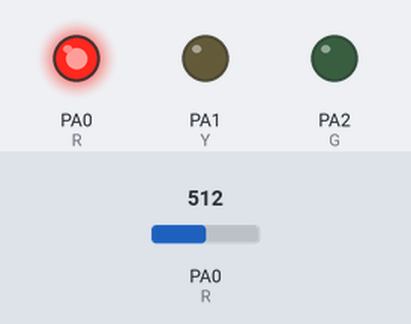
Recording of a sketch running on a simulated STM32 Blue Pill. On the bench: output pins drawn as LEDs (lit = HIGH). The inputs (shaded band) are chosen by the test bench; at power-on: PA0 (R) = 512. What the sketch prints to the serial monitor is not drawn.

Above: at 4.8 s.
4.9 s: PA0 (R) set to 543
At 8.8 s:
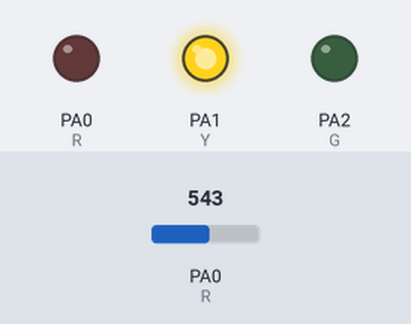
9.5 s: PA0 (R) set to 905
12.5 s: PA0 (R) set to 935
At 15.3 s:
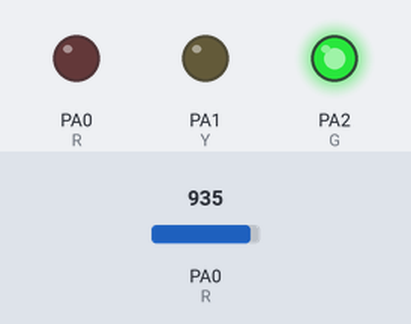
16.5 s: PA0 (R) set to 900
At 19.6 s:
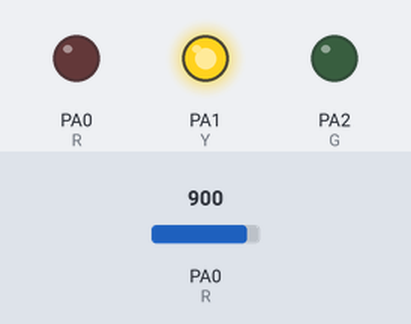
20.5 s: PA0 (R) set to 1023
At 23.1 s:
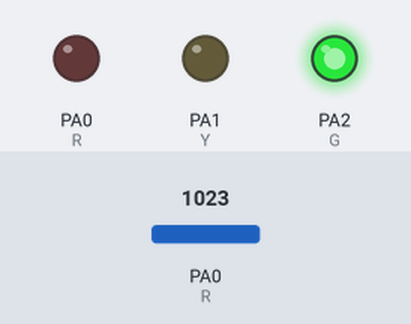
Timing chart, 0 to 24.5 s (numbered marks = the images above; inputs shaded):
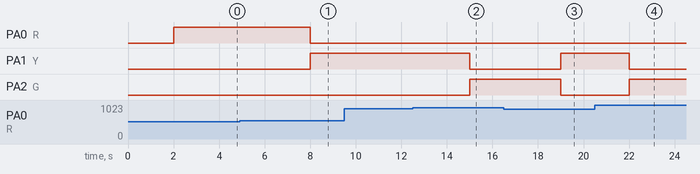

The sketch:

1.tantangan_3.ino
```cpp
//inisalisasi
int R =PA0;
int Y =PA1;
int G =PA2;

void setup() {
Serial.begin(9600);
pinMode(R,OUTPUT);
pinMode(Y,OUTPUT);
pinMode(G,OUTPUT);

}

void loop() {
//BACA DATA
int bacaFLAME=analogRead(bacaFLAME);
    bacaFLAME=map(bacaFLAME,1004,4,0,255);

Serial.print("Nilai LDR : ");
Serial.print(bacaFLAME);
Serial.println();

//LOGIKA
if (bacaFLAME<=20){
  Serial.print("AMAN...");
  delay(1000);
  digitalWrite(G,HIGH);
  digitalWrite(Y,LOW);
  digitalWrite(R,LOW);
}else if (bacaFLAME>=21 and bacaFLAME<=119){
  Serial.print("WARNING...");
  delay(2000);
  digitalWrite(G,LOW);
  digitalWrite(Y,HIGH);
  digitalWrite(R,LOW);
} else {
  Serial.print("BAHAYA...!!!");
  delay(2000);
  digitalWrite(G,LOW);
  digitalWrite(Y,LOW);
  digitalWrite(R,HIGH);


  }
}
```

Measured:
- the behaviour switches between 533 and 534 on PA0 (R) (found by bisection; images 0 and 1)
- the behaviour switches between 921 and 922 on PA0 (R) (found by bisection; images 1 and 2)
- after the input at 4.9 s, PA0 (R): HIGH → LOW after 3.1 s; PA1 (Y): LOW → HIGH after 3.1 s
- after the input at 9.5 s, every drawn part: stays the same
- after the input at 12.5 s, PA1 (Y): HIGH → LOW after 2.5 s; PA2 (G): LOW → HIGH after 2.5 s
- after the input at 16.5 s, PA1 (Y): LOW → HIGH after 2.5 s; PA2 (G): HIGH → LOW after 2.5 s
- after the input at 20.5 s, PA1 (Y): HIGH → LOW after 1.5 s; PA2 (G): LOW → HIGH after 1.5 s
